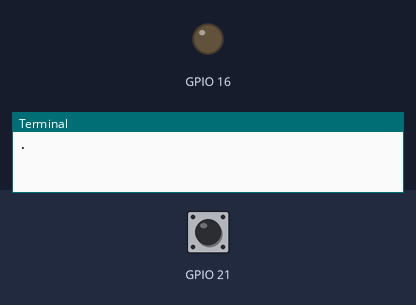
The program below on a simulated Raspberry Pi (BCM pin numbers). On the bench: output pins drawn as LEDs (lit = HIGH), the last lines printed to the terminal. The inputs (shaded band) are chosen by the test bench; at power-on: GPIO 21 LOW.

Above: at 1.2 s.
1.3 s: GPIO 21 pulled HIGH for 0.15 s
At 2.3 s:
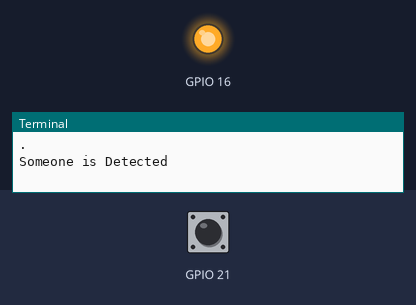
4.4 s: GPIO 21 pulled HIGH for 1 s
At 5.5 s:
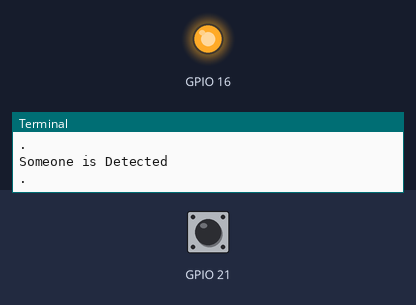
6.9 s: GPIO 21 pulled HIGH for 3.2 s
At 17.3 s:
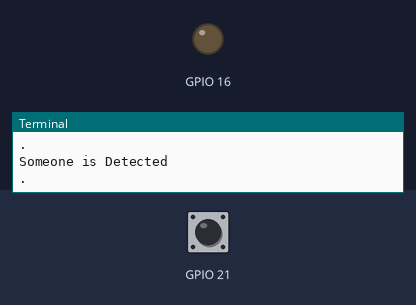
Timing chart, 0 to 17.6 s (numbered marks = the images above; inputs shaded):
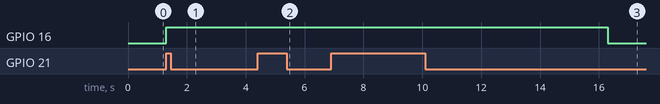

The program:

PIRInput.py
```python
import RPi.GPIO as GPIO
import time

GPIO.setmode(GPIO.BCM)
GPIO.setup(16,GPIO.OUT)
GPIO.setup(21,GPIO.IN,pull_up_down=GPIO.PUD_DOWN)
#GPIO.setup(21,GPIO.IN)

def switchPressed(channel):
  print("Someone is Detected")
  GPIO.output(16,1)
  time.sleep(5)
  GPIO.output(16,0)


GPIO.add_event_detect(21, GPIO.RISING, callback=switchPressed)

try:
  GPIO.output(16,0)
  while 1:
    print(".")
    time.sleep(5)
finally:
  GPIO.cleanup()
```

Measured:
- after the input at 1.3 s, GPIO 16: LOW → HIGH at once
- after the input at 4.4 s, GPIO 16: stays HIGH (without the input it goes to LOW after 1.9 s)
- after the input at 6.9 s, GPIO 16: HIGH → LOW after 9.4 s instead of 4.4 s
